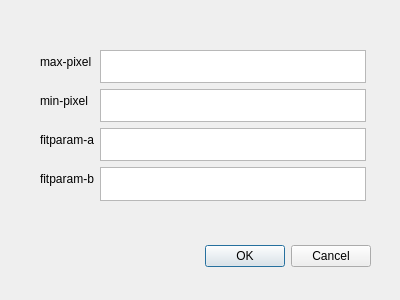
<?xml version="1.0" encoding="UTF-8"?>
<ui version="4.0">
 <class>Dialog</class>
 <widget class="QDialog" name="Dialog">
  <property name="geometry">
   <rect>
    <x>0</x>
    <y>0</y>
    <width>400</width>
    <height>300</height>
   </rect>
  </property>
  <property name="windowTitle">
   <string>Dialog</string>
  </property>
  <widget class="QDialogButtonBox" name="buttonBox">
   <property name="geometry">
    <rect>
     <x>30</x>
     <y>240</y>
     <width>341</width>
     <height>32</height>
    </rect>
   </property>
   <property name="orientation">
    <enum>Qt::Horizontal</enum>
   </property>
   <property name="standardButtons">
    <set>QDialogButtonBox::Cancel|QDialogButtonBox::Ok</set>
   </property>
  </widget>
  <widget class="QWidget" name="formLayoutWidget">
   <property name="geometry">
    <rect>
     <x>40</x>
     <y>50</y>
     <width>326</width>
     <height>151</height>
    </rect>
   </property>
   <layout class="QFormLayout" name="formLayout">
    <item row="0" column="0">
     <widget class="QLabel" name="label_max_pixel">
      <property name="text">
       <string>max-pixel</string>
      </property>
     </widget>
    </item>
    <item row="0" column="1">
     <widget class="QTextEdit" name="textEdit_max_pixel"/>
    </item>
    <item row="1" column="0">
     <widget class="QLabel" name="label_min_pixel">
      <property name="text">
       <string>min-pixel</string>
      </property>
     </widget>
    </item>
    <item row="1" column="1">
     <widget class="QTextEdit" name="textEdit_min_pixel"/>
    </item>
    <item row="2" column="0">
     <widget class="QLabel" name="label_fitparam_a">
      <property name="text">
       <string>fitparam-a</string>
      </property>
     </widget>
    </item>
    <item row="2" column="1">
     <widget class="QTextEdit" name="textEdit_fitparam_a"/>
    </item>
    <item row="3" column="0">
     <widget class="QLabel" name="label_fitparam_b">
      <property name="text">
       <string>fitparam-b</string>
      </property>
     </widget>
    </item>
    <item row="3" column="1">
     <widget class="QTextEdit" name="textEdit_fitparam_b"/>
    </item>
   </layout>
  </widget>
  <zorder>buttonBox</zorder>
  <zorder>label</zorder>
  <zorder>formLayoutWidget</zorder>
 </widget>
 <resources/>
 <connections>
  <connection>
   <sender>buttonBox</sender>
   <signal>accepted()</signal>
   <receiver>Dialog</receiver>
   <slot>accept()</slot>
   <hints>
    <hint type="sourcelabel">
     <x>248</x>
     <y>254</y>
    </hint>
    <hint type="destinationlabel">
     <x>157</x>
     <y>274</y>
    </hint>
   </hints>
  </connection>
  <connection>
   <sender>buttonBox</sender>
   <signal>rejected()</signal>
   <receiver>Dialog</receiver>
   <slot>reject()</slot>
   <hints>
    <hint type="sourcelabel">
     <x>316</x>
     <y>260</y>
    </hint>
    <hint type="destinationlabel">
     <x>286</x>
     <y>274</y>
    </hint>
   </hints>
  </connection>
 </connections>
</ui>
